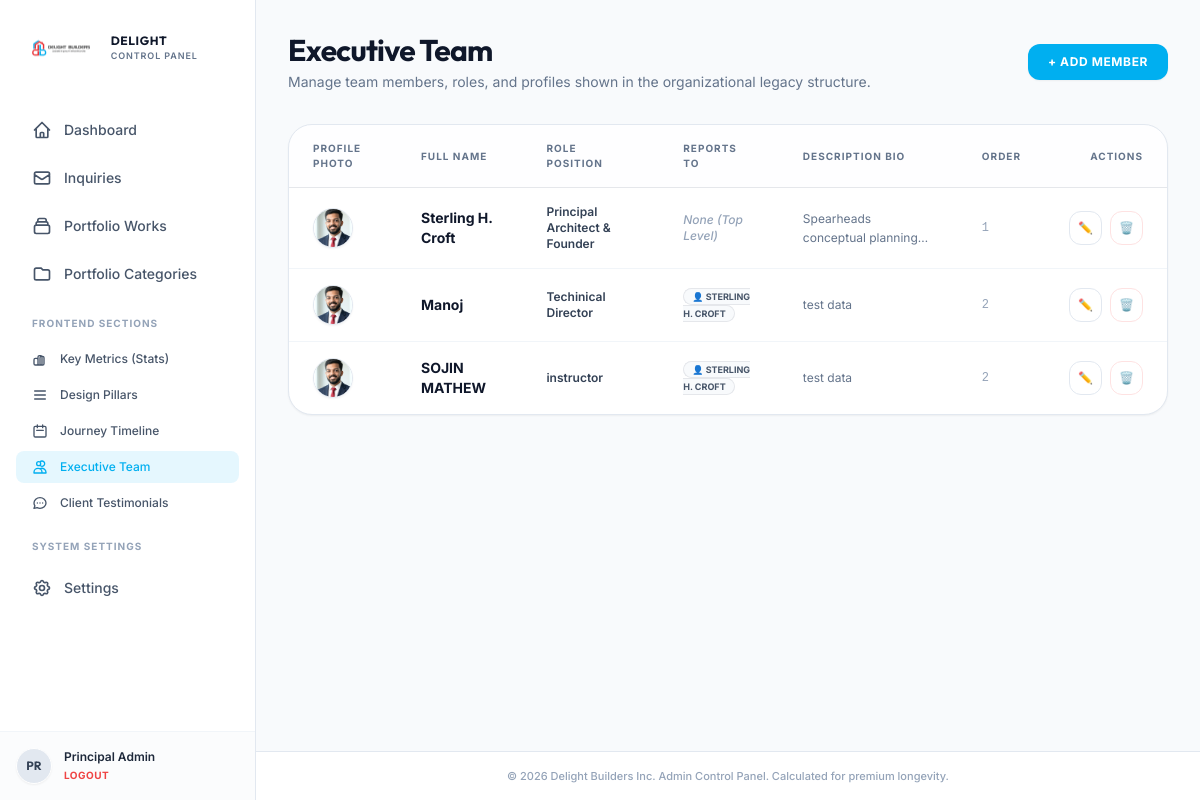
The page /admin/team.php (signed in) on the database its author committed.
### tables this page shows
CREATE TABLE IF NOT EXISTS `settings` (
  `key_name` varchar(50) NOT NULL,
  `value` text,
  PRIMARY KEY (`key_name`)
);

CREATE TABLE IF NOT EXISTS `team_members` (
  `id` int NOT NULL AUTO_INCREMENT,
  `name` varchar(100) NOT NULL,
  `role` varchar(100) NOT NULL,
  `avatar_text` varchar(10) NOT NULL,
  `description` text NOT NULL,
  `sort_order` int DEFAULT '0',
  `image` varchar(255) DEFAULT NULL,
  `parent_id` int DEFAULT NULL,
  PRIMARY KEY (`id`)
);

### admin/team.php (the view, shortened to what the rows shown need)
<?php
require_once 'admin_header.php';
$action = $_GET['action'] ?? 'list';
$members = [];
if ($action === 'list') {
    try {
        $stmt = $pdo->query("SELECT * FROM team_members ORDER BY sort_order ASC, id ASC");
        $members = $stmt->fetchAll();
    } catch (PDOException $e) {
        $error_msg = "Failed to fetch team members: " . $e->getMessage();
    }
}
?>
<div class="space-y-8">
    <div class="flex flex-col sm:flex-row sm:items-center sm:justify-between gap-4">
        <div>
            <h1 class="font-display font-bold text-3xl text-slate-900 tracking-tight">Executive Team</h1>
        </div>
    </div>
    <?php if ($action === 'list'): ?>
        <?php
        try {
            $stmt = $pdo->query("SELECT t1.*, t2.name as parent_name FROM team_members t1 LEFT JOIN team_members t2 ON t1.parent_id = t2.id ORDER BY t1.sort_order ASC, t1.id ASC");
            $members = $stmt->fetchAll();
        } catch (PDOException $e) {
            $members = [];
        }
        ?>
        <div class="bg-white border border-slate-200 rounded-3xl overflow-hidden shadow-sm">
            <div class="overflow-x-auto">
                <table class="min-w-full divide-y divide-slate-150 text-left">
                    <thead class="bg-slate-50/20 text-[10px] font-bold text-slate-500 uppercase tracking-widest">
                        <tr>
                            <th class="px-6 py-4">Profile Photo</th>
                            <th class="px-6 py-4">Full Name</th>
                            <th class="px-6 py-4">Role Position</th>
                            <th class="px-6 py-4">Reports To</th>
                            <th class="px-6 py-4">Description Bio</th>
                            <th class="px-6 py-4">Order</th>
                            <th class="px-6 py-4 text-right">Actions</th>
                        </tr>
                    </thead>
                    <tbody class="divide-y divide-slate-100 text-xs font-medium text-slate-700">
                        <?php if (count($members) > 0): ?>
                            <?php foreach ($members as $m): ?>
                                <tr class="hover:bg-slate-50/20 transition-all duration-150">
                                    <td class="px-6 py-4">
                                        <?php if (!empty($m['image'])): ?>
                                            <div class="w-10 h-10 rounded-full border border-slate-200 overflow-hidden shadow-sm">
                                                <img src="../<?php echo htmlspecialchars($m['image']); ?>" class="w-full h-full object-cover">
                                            </div>
                                        <?php else: ?>
                                            <div class="w-10 h-10 rounded-full bg-slate-100 border border-slate-200 flex items-center justify-center font-display text-xs font-black text-slate-900 shadow-inner">
                                                <?php echo htmlspecialchars($m['avatar_text']); ?>
                                            </div>
                                        <?php endif; ?>
                                    </td>
                                    <td class="px-6 py-4 font-bold text-slate-900 text-sm">
                                        <?php echo htmlspecialchars($m['name']); ?>
                                    </td>
                                    <td class="px-6 py-4 text-slate-650">
                                        <span class="font-semibold text-slate-700"><?php echo htmlspecialchars($m['role']); ?></span>
                                    </td>
                                    <td class="px-6 py-4">
                                        <?php if (!empty($m['parent_name'])): ?>
                                            <span class="px-2 py-0.5 rounded-full text-[9px] font-bold uppercase border bg-slate-50 border-slate-150 text-slate-600">
                                                👤 <?php echo htmlspecialchars($m['parent_name']); ?>
                                            </span>
                                        <?php else: ?>
                                            <span class="text-slate-400 italic">None (Top Level)</span>
                                        <?php endif; ?>
                                    </td>
                                    <td class="px-6 py-4 text-slate-500 max-w-xs">
                                        <p class="line-clamp-2 leading-relaxed font-normal"><?php echo htmlspecialchars($m['description']); ?></p>
                                    </td>
                                    <td class="px-6 py-4 font-mono text-slate-400">
                                        <?php echo $m['sort_order']; ?>
                                    </td>
                                    <td class="px-6 py-4 text-right">
                                        <div class="flex justify-end gap-2">
                                            <a href="team.php?action=edit&id=<?php echo $m['id']; ?>" class="p-2 border border-slate-200 hover:border-[#00aff0] hover:text-[#00aff0] rounded-xl transition-all duration-300 bg-white" title="Edit member">
                                                ✏️
                                            </a>
                                            <a href="team.php?action=delete&id=<?php echo $m['id']; ?>" onclick="return confirm('Are you sure you want to delete this team member?')" class="p-2 border border-red-100 hover:bg-red-50 text-red-500 rounded-xl transition-all duration-300 bg-white" title="Delete member">
                                                🗑️
                                            </a>
                                        </div>
                                    </td>
                                </tr>
                            <?php endforeach; ?>
                        <?php endif; ?>
                    </tbody>
                </table>
            </div>
        </div>
    <?php endif; ?>
</div>
<?php
require_once 'admin_footer.php';
?>

### admin/admin_header.php (shortened to what the rows shown need)
<?php
require_once 'db_connection.php';
$logo_path_resolved = "../" . get_setting('logo_path', 'asset/images/logo.png');
?>
<!DOCTYPE html>
<html lang="en" class="h-full bg-slate-50">
<head>
    <script src="https://cdn.tailwindcss.com"></script>
    <link rel="stylesheet" href="../asset/css/admin.css">
</head>
<body class="h-full font-sans text-slate-800 antialiased flex">
    <aside class="hidden md:flex md:w-64 md:flex-col md:fixed md:inset-y-0 border-r border-slate-200 bg-white">
        <div class="flex flex-col flex-grow pt-5 overflow-y-auto">
            <div class="flex items-center flex-shrink-0 px-6 mb-8">
                <img src="<?php echo $logo_path_resolved; ?>" alt="Delight Builders Logo" class="h-14 w-auto object-contain">
                <div class="ml-3">
                    <span class="font-display font-bold text-xs tracking-wider text-[#0f172a] block">DELIGHT</span>
                    <span class="text-[9px] font-semibold tracking-widest text-[#64748b] block uppercase">CONTROL PANEL</span>
                </div>
            </div>
        </div>
    </aside>
    <div class="md:pl-64 flex flex-col flex-1 w-full min-h-screen">
        <main class="flex-grow p-6 md:p-8">

### rows shown on the page
settings: value (picture)
team_members: image (picture), name "Sterling H. Croft", role "Principal Architect & Founder", shows "None (Top Level)", description "Spearheads conceptual…", sort_order "1"
team_members: image (picture), name "Manoj", role "Techinical Director", team_members.name "STERLING H. CROFT", description "test data", sort_order "2"
team_members: image (picture), name "SOJIN MATHEW", role "instructor", team_members.name "STERLING H. CROFT", description "test data", sort_order "2"

### other values the page prints
substr($_SESSION['admin_fullname'] ?? 'A', 0, 2) "PR"
$_SESSION['admin_fullname'] "Principal Admin"
